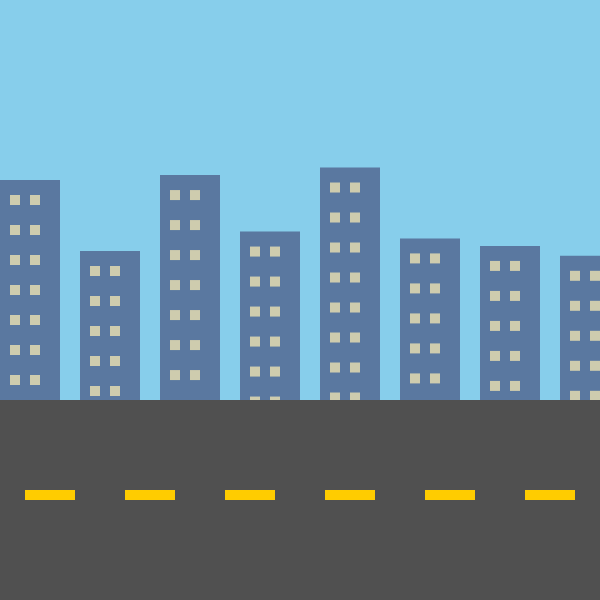
Frame 1 (no input)
Frame 60 (no input): identical to frame 1, image omitted
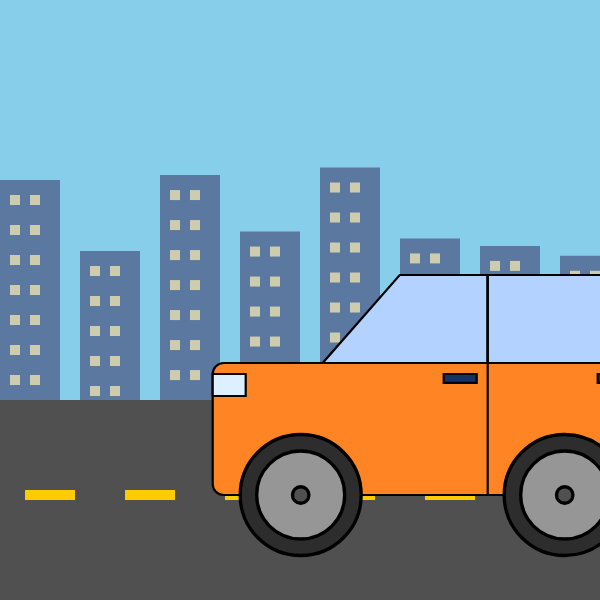
Frame 120 (the mouse pressed at the canvas centre since frame 60)

The p5.js sketch that drew these frames (run headless with seeded random() and noise() and a simulated clock; from frame 60 on, the mouse is pressed at the canvas centre):

// p5.js sketch
// ── sketch.js
let carPosX;
let carColor;

const carColors = [
  "#FF8424",
  "#03A9F4",
  "#C62E65",
  "#646536",
];

let carSpeed = 6.7;

// this stores building heights so they don't change every frame
let buildingHeights = [];

function setup() {
createCanvas(600, 600); //canvas is set to resolution 600 by 600 pixels

carPosX = width + 300;
carColor = carColors[0];

for (let i = 0; i < width + 100; i += 80) {
buildingHeights.push(random(120, 260)); // different heights each building
}
}

function draw() {
background(135, 206, 235);

drawBuildings();
drawRoad();

drawCar();
moveCar();
}

//          BUILDINGS

function drawBuildings() {
noStroke();

let index = 0;

for (let i = 0; i < width + 100; i += 80) {

let h = buildingHeights[index]; // use stored height instead of random each frame

fill(90, 120, 160);
rect(i, 400 - h, 60, h);

//           WINDOWS
fill(255, 240, 180, 180);

for (let y = 400 - h + 15; y < 400; y += 30) {
rect(i + 10, y, 10, 10);
rect(i + 30, y, 10, 10);
}

index++;
}
}

//           ROAD

function drawRoad() {
noStroke();
fill(80);
rect(0, 400, width, 200);

fill(255, 204, 0);

for (let i = 0; i < width; i += 100) {
rect(i + 25, 490, 50, 10);
}
}

//          CAR MOVEMENT

function moveCar() {
carPosX -= carSpeed;

let carWidth = 400 * 1.1;

if (carPosX < -carWidth - 100) {
carPosX = width + 200;
carColor = random(carColors);
}
}

//          CAR

function drawCar() {
push();

translate(carPosX, 0);
scale(1.1);

let carX = 100;
let carY = 250;

stroke(0);
strokeWeight(2);

fill(carColor);
rect(carX, carY + 80, 400, 120, 10);

fill(180, 210, 255);

quad(
carX + 100, carY + 80,
carX + 250, carY + 80,
carX + 250, carY,
carX + 170, carY
);

quad(
carX + 250, carY + 80,
carX + 400, carY + 80,
carX + 380, carY,
carX + 250, carY
);

line(carX + 250, carY, carX + 250, carY + 200);

fill(20, 50, 100);
rect(carX + 210, carY + 90, 30, 8);
rect(carX + 350, carY + 90, 30, 8);

fill(220, 240, 255);
rect(carX, carY + 90, 30, 20);

fill(255, 0, 0);
rect(carX + 390, carY + 90, 10, 25);

drawWheel(carX + 80, carY + 200);
drawWheel(carX + 320, carY + 200);

pop();
}

//         WHEELS

function drawWheel(x, y) {
push();

translate(x, y);

fill(45);
stroke(0);
strokeWeight(3);
ellipse(0, 0, 110, 110);

fill(150);
ellipse(0, 0, 80, 80);

fill(80);
ellipse(0, 0, 15, 15);

pop();
}
